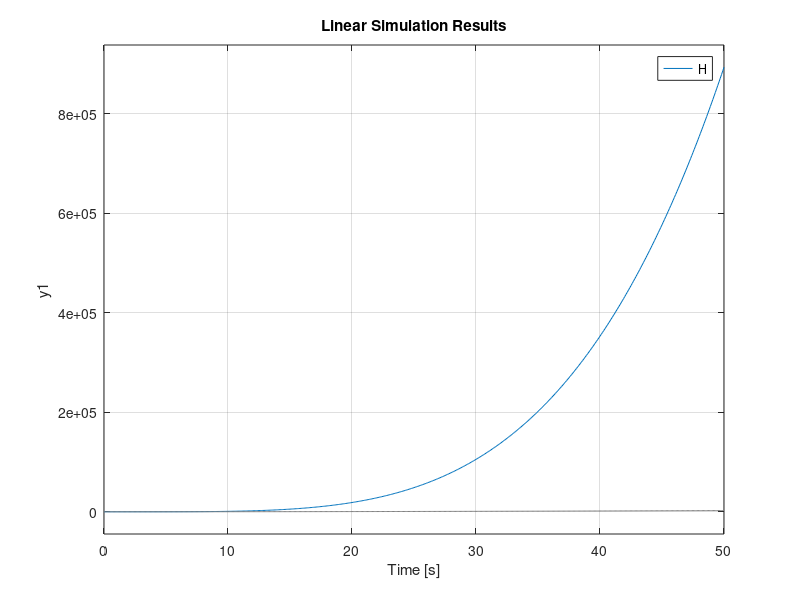

Reproduce this figure in MATLAB. (Note: this script raises an error after producing the figure.)
%% ex 1
H = tf([100], [1 15 100]);
step(H);

%% ex 2
H = tf([2], [10 3]);step(H);
%% ex 3
Hf = tf([1], [2 1]);
%Hr = 2; %a
%Hr = tf([2], [1 0]); %b
%Hr = tf([10], [1 0]); %c
Hr = tf([2], [1 0 0]); %d
t = 0:0.1:50;
H = Hf * Hr;
figure(1)
%Ho = feedback(H,1);
t2 = t.^2;
lsim(H,t2,t)
figure(2)
bodeplot(H)